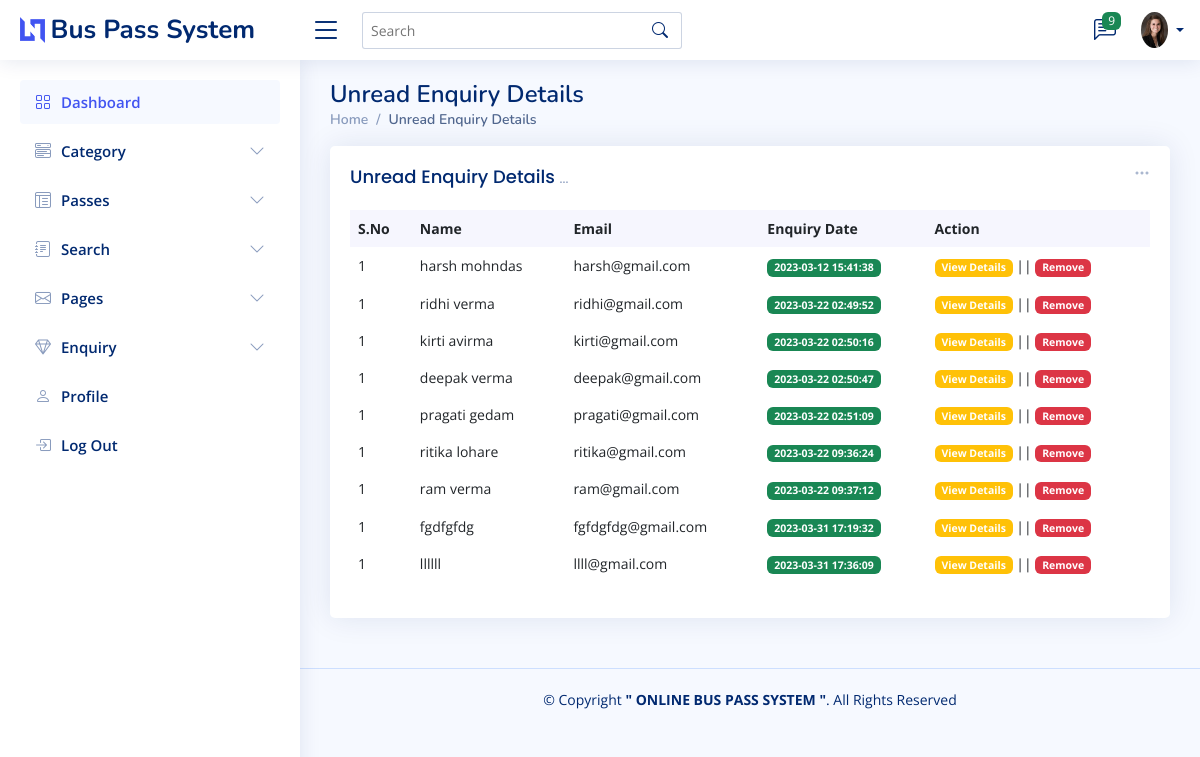
/Logis/admin/unreadenq.php, run on the app's committed database.
### tables this page shows
CREATE TABLE `tblcontact` (
  `ID` int(10) NOT NULL,
  `Name` varchar(200) DEFAULT NULL,
  `Email` varchar(200) DEFAULT NULL,
  `Message` mediumtext DEFAULT NULL,
  `EnquiryDate` timestamp NOT NULL DEFAULT current_timestamp(),
  `IsRead` int(5) DEFAULT NULL,
  `MobileNumber` varchar(10) NOT NULL
);

### Logis/admin/unreadenq.php (the view, shortened to what this page needs)
<!DOCTYPE html>
<html lang="en">
<head>
  <link href="assets/vendor/bootstrap/css/bootstrap.min.css" rel="stylesheet">
  <link href="assets/vendor/bootstrap-icons/bootstrap-icons.css" rel="stylesheet">
  <link href="assets/vendor/boxicons/css/boxicons.min.css" rel="stylesheet">
  <link href="assets/vendor/quill/quill.snow.css" rel="stylesheet">
  <link href="assets/vendor/quill/quill.bubble.css" rel="stylesheet">
  <link href="assets/vendor/remixicon/remixicon.css" rel="stylesheet">
  <link href="assets/vendor/simple-datatables/style.css" rel="stylesheet">
  <link href="assets/css/style.css" rel="stylesheet">
</head>
<body>
  <?php include 'includes\header.php';?>
  <?php  include 'includes\sidebar.php'; ?>
  <main id="main" class="main">
    <div class="pagetitle">
      <h1>Unread Enquiry Details</h1>
      <nav>
        <ol class="breadcrumb">
          <li class="breadcrumb-item"><a href="dashboard.php">Home</a></li>
          <li class="breadcrumb-item active">Unread Enquiry Details</li>
        </ol>
      </nav>
    </div>
    <section class="section dashboard">
      <div class="row">
        <div class="col-lg-12">
          <div class="row">
            <div class="col-12">
              <div class="card recent-sales overflow-auto">
                <div class="filter">
                  <a class="icon" href="#" data-bs-toggle="dropdown"><i class="bi bi-three-dots"></i></a>
                </div>
                <div class="card-body">
                  <h5 class="card-title">Unread Enquiry Details <span>...</span></h5>
                  <table class="table table-borderless datatable">
                    <thead>
                      <tr>
                        <th scope="col">S.No</th>
                        <th scope="col">Name</th>
                        <th scope="col">Email</th>
                        <th scope="col">Enquiry Date</th>
                        <th scope="col">Action</th>
                      </tr>
                    </thead>
                    <tbody>
                        <?php
                         include 'includes/config.php';
                         $sql = "SELECT *FROM tblcontact WHERE IsRead IS NULL " ;
                         $result = mysqli_query($conn ,$sql) or die("Query Failed !");
                         if(mysqli_num_rows($result) > 0){
                            while($row = mysqli_fetch_assoc($result)){
                                $count = 1;
                         ?>
                      <tr>
                        <td><?php echo $count ; ?></td>
                        <td><?php echo $row['Name'];?></td>
                        <td><?php echo $row['Email'];?></td>
                        <td><span class="badge bg-success"><?php echo $row['EnquiryDate'];?></span></td>
                        <td><a class="badge bg-warning" href="view-enquiry.php?viewid=<?php echo $row['ID'];?>">View Details</a> ||  <a style="cursor:pointer;"  class="badge bg-danger" href="unreadenq.php?id=<?php echo $row['ID'];?>">Remove</a></td>
                      </tr>
                      <?php $count++; }} ?>
                    </tbody>
                  </table>
                </div>
              </div>
            </div>
          </div>
        </div>
      </div>
    </section>
  </main>
  <?php  include 'includes\footer.php'; ?>
</body>
</html>

### Logis/admin/assets/css/style.css (style rules this page uses)
:root { scroll-behavior: smooth; }
body { font-family: "Open Sans", sans-serif; background: #f6f9ff; color: #444444; }
a { color: #4154f1; text-decoration: none; }
h1, h2, h3, h4, h5, h6 { font-family: "Nunito", sans-serif; }
#main { margin-top: 60px; padding: 20px 30px; transition: all 0.3s; }
.pagetitle { margin-bottom: 10px; }
.pagetitle h1 { font-size: 24px; margin-bottom: 0; font-weight: 600; color: #012970; }
.card { margin-bottom: 30px; border: none; border-radius: 5px; box-shadow: 0px 0 30px rgba(1, 41, 112, 0.1); }
.card-title { padding: 20px 0 15px 0; font-size: 18px; font-weight: 500; color: #012970; font-family: "Poppins", sans-serif; }
.card-title span { color: #899bbd; font-size: 14px; font-weight: 400; }
.card-body { padding: 0 20px 20px 20px; }
.breadcrumb { font-size: 14px; font-family: "Nunito", sans-serif; color: #899bbd; font-weight: 600; }
.breadcrumb a { color: #899bbd; transition: 0.3s; }
.breadcrumb .breadcrumb-item::before { color: #899bbd; }
.breadcrumb .active { color: #51678f; font-weight: 600; }
@media (min-width: 1200px) { #main, #footer { margin-left: 300px; } }
.dashboard .filter { position: absolute; right: 0px; top: 15px; }
.dashboard .filter .icon { color: #aab7cf; padding-right: 20px; padding-bottom: 5px; transition: 0.3s; font-size: 16px; }
.dashboard .recent-sales { font-size: 14px; }
.dashboard .recent-sales .table thead { background: #f6f6fe; }
.dashboard .recent-sales .table thead th { border: 0; }

### data on the page
tblcontact: count "1", Name "harsh mohndas", Email "harsh@gmail.com", EnquiryDate "2023-03-12 15:41:38"
tblcontact: count "1", Name "ridhi verma", Email "ridhi@gmail.com", EnquiryDate "2023-03-22 02:49:52"
tblcontact: count "1", Name "kirti avirma", Email "kirti@gmail.com", EnquiryDate "2023-03-22 02:50:16"
tblcontact: count "1", Name "deepak verma", Email "deepak@gmail.com", EnquiryDate "2023-03-22 02:50:47"
tblcontact: count "1", Name "pragati gedam", Email "pragati@gmail.com", EnquiryDate "2023-03-22 02:51:09"
tblcontact: count "1", Name "ritika lohare", Email "ritika@gmail.com", EnquiryDate "2023-03-22 09:36:24"
tblcontact: count "1", Name "ram verma", Email "ram@gmail.com", EnquiryDate "2023-03-22 09:37:12"
tblcontact: count "1", Name "fgdfgfdg", Email "fgfdgfdg@gmail.com", EnquiryDate "2023-03-31 17:19:32"
tblcontact: count "1", Name "llllll", Email "llll@gmail.com", EnquiryDate "2023-03-31 17:36:09"

### other printed values
$count "9"
